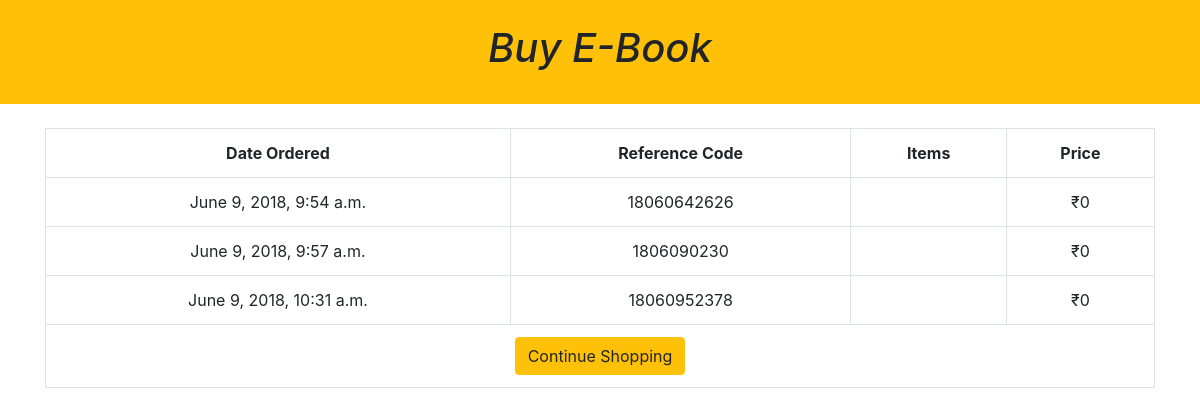
/profiles/profile/ (signed in), run on the app's committed database.
### shopping_cart/models.py (models this page shows, shortened)
class Order(models.Model):
    ref_code = models.CharField(max_length=15)
    owner = models.ForeignKey(Profile, on_delete=models.SET_NULL, null=True)
    is_ordered = models.BooleanField(default=False)
    items = models.ManyToManyField(OrderItem)
    date_ordered = models.DateTimeField(auto_now=True)
    def get_cart_total(self):
        return sum([item.product.price for item in self.items.all()])

### accounts/views.py (the view)
def my_profile(request):
	my_user_profile = Profile.objects.filter(user=request.user).first()
	my_orders = Order.objects.filter(is_ordered=True, owner=my_user_profile)
	context = {
		'my_orders': my_orders
	}
	return render(request, "profile.html", context)

### templates/profile.html (shortened to what this page needs)
{% extends 'base.html' %}
{% block content %}
<table class="table table-hover table-bordered text-center">
      <tr class="text-center">
        <th>Date Ordered</th>
        <th>Reference Code</th>
        <th>Items</th>
        <th>Price</th>
      </tr>
      {% for order in my_orders %}
        <tr>
          <td>{{ order.date_ordered }}</td>
          <td>{{ order.ref_code }}</td>
          <td>
      	  </td>
          <td>₹{{ order.get_cart_total }}</td>
        </tr>
      {% empty %}
        <tr>
          <td colspan= 4> You have no orders.</td>
        </tr>
      {% endfor %}
      <tr>
        <td colspan=4>
          <a href="{% url 'products:product-list' %}" class="btn btn-warning pull-left">
            {% if not order %}Continue Shopping{% else %}Add Items to Cart {% endif %}
          </a>
        </td>
      </tr>
    </table>
{% endblock content %}

### data on the page
Order: date_ordered "June 9, 2018, 9:54 a.m.", ref_code "18060642626", get_cart_total "0"
Order: date_ordered "June 9, 2018, 9:57 a.m.", ref_code "1806090230", get_cart_total "0"
Order: date_ordered "June 9, 2018, 10:31 a.m.", ref_code "18060952378", get_cart_total "0"
